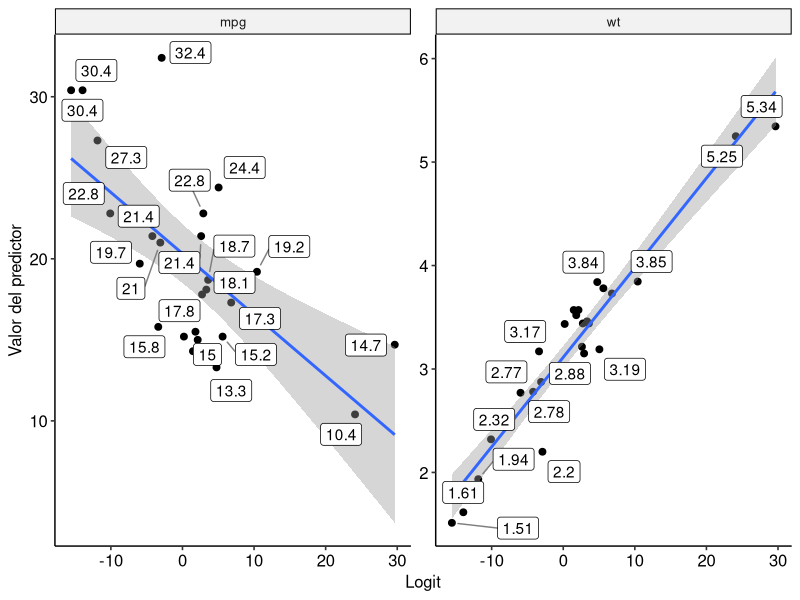
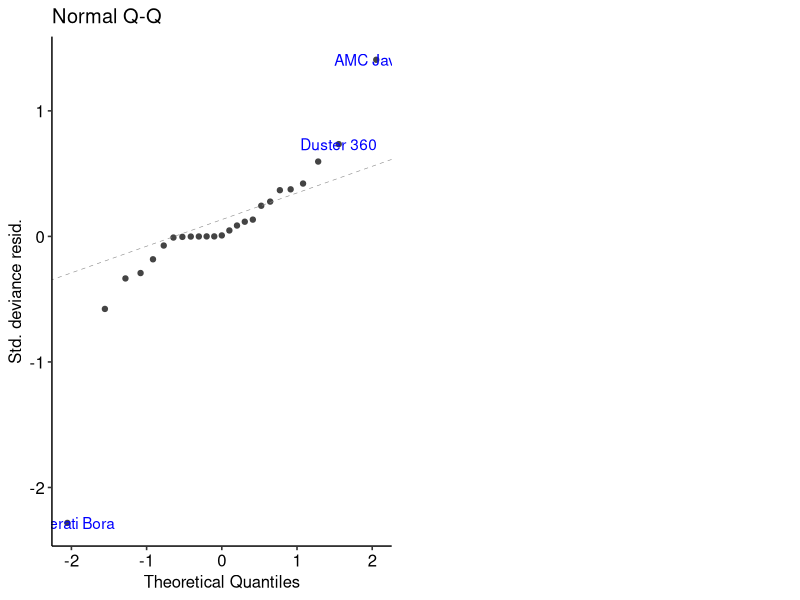

Write R code to recreate these figures, in order.
## ---- chunk 1
# 1. Cargar las librerías necesarias
library(car)          # Para funciones de regresión y diagnóstico
library(ggfortify)    # Para visualización de modelos
library(ggpubr)       # Para facilitar la creación de gráficos con ggplot2
library(psych)        # Para análisis de datos psicométricos
library(tidyverse)    # Conjunto de paquetes para manipulación de datos y gráficos
library(ggrepel)      # Para evitar superposición de etiquetas en gráficos




## ---- chunk 2

# 2. Cargar y preparar los datos
datos <- mtcars

# Convertir la variable 'am' en factor y cambiar el orden de los niveles 
# para que el modelo prediga 'automático' (que es el segundo nivel)
datos[["am"]] <- factor(datos[["am"]], labels = c("automático", "manual"))
datos[["am"]] <- factor(datos[["am"]], levels = c("manual", "automático"))

# Convertir otras variables no numéricas en factores
datos[["cyl"]] <- factor(datos[["cyl"]])
datos[["vs"]] <- factor(datos[["vs"]])
datos[["gear"]] <- factor(datos[["gear"]])
datos[["carb"]] <- factor(datos[["carb"]])

## ---- chunk 3

# 3. Separar los datos en conjuntos de entrenamiento y prueba
set.seed(117)  # Fijar la semilla para reproducibilidad
n <- nrow(datos)
n_entrenamiento <- floor(0.8 * n)  # 80% de los datos para entrenamiento
muestra <- sample.int(n = n, size = n_entrenamiento, replace = FALSE)
entrenamiento <- datos[muestra, ]  # Datos de entrenamiento
prueba <- datos[-muestra, ]        # Datos de prueba
## ---- chunk 4
# 4. Ajustar modelos nulo y completo
nulo <- glm(am ~ 1, family = binomial(link = "logit"), data = entrenamiento)  # Modelo nulo (sin predictores)
completo <- glm(am ~ ., family = binomial(link = "logit"), data = entrenamiento)  # Modelo completo (con todos los predictores)

# 5. Ajustar el mejor modelo usando regresión escalonada
mejor <- step(nulo, scope = list(lower = nulo, upper = completo), direction = "both", trace = 0)



cat("Modelo con regresión escalonada\n")
print(summary(mejor))  # Mostrar resumen del mejor modelo
## ---- chunk 5

# 6. Confirmar si el mejor modelo genera errores de convergencia
mejor <- glm(formula = am ~ wt + hp, family = binomial(link = "logit"), data = entrenamiento)

# Mostrar comparación con el modelo nulo
cat("Comparación con el modelo nulo\n")
print(anova(nulo, mejor, test = "LRT"))

## ---- chunk 6
# 7. Verificar multicolinealidad en el modelo completo
vifs_completo <- vif(completo)  # Calcular VIF (Factor de Inflación de la Varianza)
cat("\n")
cat("Multicolinealidad modelo completo\n")
cat("VIF:\n")
print(vifs_completo)  # Imprimir los VIFs para todos los predictores
cat("\nVIF promedio: ")
print(mean(vifs_completo))  # Calcular y mostrar el VIF promedio

cat("\n----\n")

## ---- chunk 7

# 8. Realizar pasos adicionales en la selección de variables
cat("Primer paso\n")
cat("------\n")
print(add1(nulo, scope = completo))  # Ver el primer paso de la adición de variables

# Agregar la variable 'wt' al modelo nulo
modelo_1 <- update(nulo, . ~ . + wt)  # Modelo actualizado con la variable 'wt'

# Descartar las variables hp, qsec y carb del modelo completo
completo <- update(completo, . ~ . - hp - qsec - carb)  # Modelo simplificado

# Ver el siguiente paso en la selección de variables
cat("Segundo paso\n")
cat("------\n")
print(add1(modelo_1, scope = completo))

# Agregar la variable 'mpg' al modelo
modelo_2 <- update(modelo_1, . ~ . + mpg)
## ---- chunk 8

# 9. Descartar más variables y continuar la selección
# Descartar las variables drat y gear del modelo completo
completo <- update(completo, . ~ . - disp - drat - gear)  # Modelo final

# Ver el tercer paso en la selección de variables
cat("Tercer paso\n")
cat("---------\n")
print(add1(modelo_2, scope = completo))

# 10. Comparar los modelos obtenidos usando el Test de Razón de Verosimilitud
cat("\n")
cat("Likelihood Ratio Test para los modelos\n")
cat("------\n")
print(anova(nulo, modelo_1, modelo_2, test = "LRT"))

# 11. Verificar multicolinealidad en el modelo_2
vifs_2 <- vif(modelo_2)
cat("\n")
cat("Verificación de colinealidad\n")
cat("VIF:\n")
print(vifs_2)  # Imprimir los VIFs para el modelo final

## ---- chunk 9
# Imprimir el VIF promedio
cat("\n")
cat("VIF promedio: ")
print(mean(vifs_2))  # Promedio de los VIFs para el modelo_2

# Verificar linealidad con los predictores
datos_lin_w <- entrenamiento %>%
  select(all_of(c("wt", "mpg"))) %>%
  mutate(Logit = psych::logit(fitted(modelo_2)))  # Transformar las predicciones a la escala logit

datos_lin_l <- pivot_longer(datos_lin_w, c(wt, mpg), names_to = "Predictor", values_to = "Valor")

# Graficar la linealidad de los predictores
p_1 <- ggscatter(datos_lin_l, x = "Logit", y = "Valor", ylab = "Valor del predictor") +
  geom_smooth(method = "lm", formula = y ~ x) +
  theme_pubr() +
  facet_wrap(~ Predictor, scales = "free_y") +
  geom_label_repel(aes(label = round(Valor, 2)), box.padding = 0.35, point.padding = 0.5, segment.color = 'grey50')

print(p_1)


## ---- chunk 10

# Verificar independencia de los residuos
cat("\n")
cat("Verificación de independencia de los residuos\n")
cat("Resultado del Durbin-Watson Test:\n")
print(durbinWatsonTest(modelo_2))  # Prueba Durbin-Watson para independencia de residuos

# Verificar normalidad de los residuos
p_2 <- autoplot(modelo_2, which = 2, label.colour = "blue") +
  theme_pubr()

print(p_2)

# Revisar posibles casos influyentes
estad_inf <- influence.measures(modelo_2)
estad_inf$infmat <- round(estad_inf$infmat, 3)

cat("\n")
cat("Casos sospechosos de apalancamiento\n")
print(estad_inf)  # Información sobre casos influyentes en el modelo

## ---- chunk 11
# 12. Probar el modelo con datos de prueba
predicciones <- predict(modelo_2, newdata = prueba, type = "response")  # Predecir la variable 'am' en los datos de prueba
prueba$prediccion <- ifelse(predicciones > 0.5, "manual", "automático")  # Asignar las predicciones a la variable 'prediccion'

# Calcular la matriz de confusión
  
confusion <- table(prueba$am, prueba$prediccion)  # Matriz de confusión
cat("\n")
cat("Matriz de confusión\n")
print(confusion)  # Mostrar la matriz de confusión

# Calcular la precisión del modelo
precision <- sum(diag(confusion)) / sum(confusion)  # Precisión del modelo
cat("\n")
cat("Precisión del modelo: ")
print(precision)  # Mostrar la precisión del modelo
